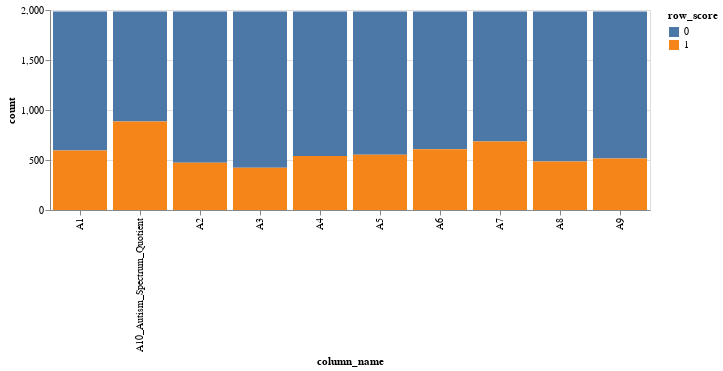

Write notebook code for a chart like this one.
### Markdown cell above
There are **no null values** which indicates that all questions were mandatory and a score was only issued after the test was complete.

Also, the *min* and *max* values are respectivelly 0 and 1, which is expected as they are the only possible values:  either the answer awards a point (1) or it does not (0).  Let's confirm this:

### Code cell
alt.data_transformers.enable('default', max_rows=None)

# Let's remove the score and create a new Dataframe with two columns: one indicates the question (column_name) and other, the score for that row (value)
df_to_plot = df_test[['A1', 'A2', 'A3', 'A4', 'A5', 'A6', 'A7', 'A8', 'A9', 'A10_Autism_Spectrum_Quotient']].melt(var_name='column_name', value_name='row_score')

# Now we group by those columns and count the amount of occurrences for each value
grouped_data = df_to_plot.groupby(['column_name', 'row_score']).size().reset_index(name='count')

# And we plot it
alt.Chart(grouped_data).mark_bar().encode(
    x='column_name:N',
    y='count:Q',
    color='row_score:N'
).properties(width=600, height=200)

### Figure 1 — Vega-Lite specification as saved in the notebook (floating-point values rounded to 4 significant figures)
{"config": {"view": {"continuousWidth": 400, "continuousHeight": 300}}, "data": {"name": "data-0c23f3c6570c60a62a8fbc7b4b678b1f"}, "mark": "bar", "encoding": {"color": {"field": "row_score", "type": "nominal"}, "x": {"field": "column_name", "type": "nominal"}, "y": {"field": "count", "type": "quantitative"}}, "height": 200, "width": 600, "$schema": "https://vega.github.io/schema/vega-lite/v4.17.0.json", "datasets": {"data-0c23f3c6570c60a62a8fbc7b4b678b1f": [{"column_name": "A1", "row_score": 0, "count": 1391}, {"column_name": "A1", "row_score": 1, "count": 594}, {"column_name": "A10_Autism_Spectrum_Quotient", "row_score": 0, "count": 1099}, {"column_name": "A10_Autism_Spectrum_Quotient", "row_score": 1, "count": 886}, {"column_name": "A2", "row_score": 0, "count": 1512}, {"column_name": "A2", "row_score": 1, "count": 473}, {"column_name": "A3", "row_score": 0, "count": 1562}, {"column_name": "A3", "row_score": 1, "count": 423}, {"column_name": "A4", "row_score": 0, "count": 1445}, {"column_name": "A4", "row_score": 1, "count": 540}, {"column_name": "A5", "row_score": 0, "count": 1432}, {"column_name": "A5", "row_score": 1, "count": 553}, {"column_name": "A6", "row_score": 0, "count": 1377}, {"column_name": "A6", "row_score": 1, "count": 608}, {"column_name": "A7", "row_score": 0, "count": 1300}, {"column_name": "A7", "row_score": 1, "count": 685}, {"column_name": "A8", "row_score": 0, "count": 1501}, {"column_name": "A8", "row_score": 1, "count": 484}, {"column_name": "A9", "row_score": 0, "count": 1469}, {"column_name": "A9", "row_score": 1, "count": 516}]}}
